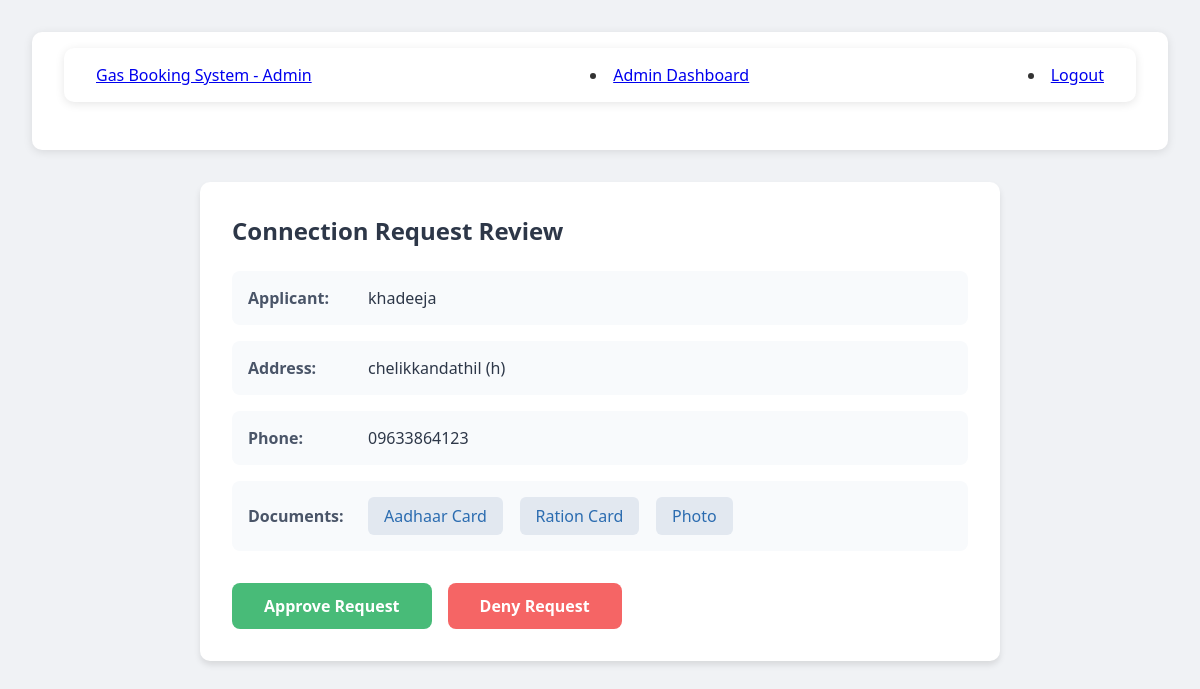
The app's page /admins/connection-requests/approve/1/ (signed in) with its own data.
### booking/models.py (models this page shows, shortened)
class ConnectionRequest(models.Model):
    STATUS_CHOICES = [
        ('pending', 'Pending'),
        ('approved', 'Approved'),
        ('rejected', 'Rejected'),
    ]
    user = models.ForeignKey(CustomUser, on_delete=models.CASCADE)  # The user requesting the connection
    address = models.CharField(max_length=255)  # Address for connection
    phone = models.CharField(max_length=15)  # Contact number
    status = models.CharField(max_length=10, choices=STATUS_CHOICES, default='pending')  # Request status
    consumer_number = models.CharField(max_length=20, blank=True, null=True)  # Automatically generated consumer number
    rejection_reason = models.TextField(null=True, blank=True)  # Reason for rejection if rejected
    requested_at = models.DateTimeField(default=timezone.now)
    aadhaar_card = models.FileField(upload_to='documents/aadhaar/', null=True, blank=True)
    ration_card = models.FileField(upload_to='documents/ration/', null=True, blank=True)
    photo = models.ImageField(upload_to='documents/photos/', null=True, blank=True)

class CustomUser(AbstractUser):
    phone = models.IntegerField(null=True, blank=True,unique=True)

### booking/views.py (the view, shortened to what this page needs)
# urls.py: path('admins/connection-requests/approve/<int:pk>/', views.admin_approve_connection, name='admin_approve_connection'),
@never_cache
@user_passes_test(lambda u: u.is_staff)
def admin_approve_connection(request, pk):
    connection_request = get_object_or_404(ConnectionRequest, pk=pk)
    return render(request, 'approve_deny_connection.html', {'request': connection_request})

### booking/templates/approve_deny_connection.html (shortened to what this page needs)
<html lang="en">
<head>
</head>
<body>
    <nav class="navbar">
        <nav class="navbar">
            <div class="nav-container">
                <a href="/" class="brand">Gas Booking System - Admin</a>
                <li><a href="{% url 'admin_dashboard' %}">Admin Dashboard</a></li>
                <li><a href="{%url 'logout'%}">Logout</a></li>
            </div>
        </nav>
    </nav>
    <div class="container">
        <div class="card">
            <h2>Connection Request Review</h2>
            <div class="user-info">
                <div class="info-item">
                    <span class="info-label">Applicant:</span>
                    <span class="info-value">{{ request.user.username }}</span>
                </div>
                <div class="info-item">
                    <span class="info-label">Address:</span>
                    <span class="info-value">{{ request.address }}</span>
                </div>
                <div class="info-item">
                    <span class="info-label">Phone:</span>
                    <span class="info-value">{{ request.phone }}</span>
                </div>
                <div class="info-item">
                    <span class="info-label">Documents:</span>
                    <div class="info-value">
                        <a href="{{ request.aadhaar_card.url }}" class="document-link" target="_blank">
                            Aadhaar Card
                        </a>
                        <a href="{{ request.ration_card.url }}" class="document-link" target="_blank">
                            Ration Card
                        </a>
                        <a href="{{ request.photo.url }}" class="document-link" target="_blank">
                            Photo
                        </a>
                    </div>
                </div>
            </div>
            <form method="POST">
                <div class="actions">
                    <button type="submit" name="action" value="approve" class="btn btn-approve">
                        Approve Request
                    </button>
                    <button type="submit" name="action" value="deny" class="btn btn-deny">
                        Deny Request
                    </button>
                </div>
            </form>
        </div>
    </div>
</body>
</html>

### booking/templates/approve_deny_connection.html (style rules this page uses)
* { margin: 0; padding: 0; box-sizing: border-box; font-family: 'Segoe UI', Tahoma, Geneva, Verdana, sans-serif; }
body { background: #f0f2f5; min-height: 100vh; padding: 2rem; color: #333; }
.navbar { background: white; padding: 1rem 2rem; box-shadow: 0 2px 10px rgba(0, 0, 0, 0.1); margin-bottom: 2rem; border-radius: 10px; }
.nav-container { max-width: 1200px; margin: 0 auto; display: flex; justify-content: space-between; align-items: center; }
.container { max-width: 800px; margin: 0 auto; }
.card { background: white; border-radius: 10px; box-shadow: 0 4px 6px rgba(0, 0, 0, 0.1); padding: 2rem; margin-bottom: 2rem; }
h2 { color: #2d3748; margin-bottom: 1.5rem; font-size: 1.5rem; font-weight: 600; }
.user-info { margin-bottom: 2rem; }
.info-item { display: flex; margin-bottom: 1rem; padding: 1rem; background: #f8fafc; border-radius: 8px; align-items: center; }
.info-label { font-weight: 600; min-width: 120px; color: #4a5568; }
.info-value { color: #2d3748; }
.document-link { display: inline-flex; align-items: center; padding: 0.5rem 1rem; background: #e2e8f0; color: #2b6cb0; text-decoration: none; border-radius: 6px; transition: all 0.3s ease; }
.actions { display: flex; gap: 1rem; margin-top: 2rem; }
.btn { padding: 0.75rem 2rem; border: none; border-radius: 8px; font-weight: 600; cursor: pointer; transition: all 0.3s ease; font-size: 1rem; }
.btn-approve { background: #48bb78; color: white; }
.btn-deny { background: #f56565; color: white; }

### records on screen
ConnectionRequest: user.username "khadeeja", address "chelikkandathil (h)", phone "09633864123"
